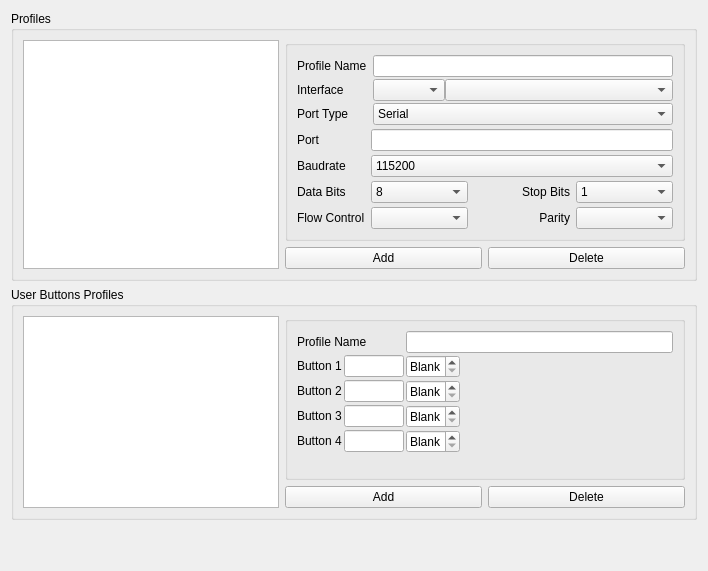
         <widget class="QWidget" name="rotsTab">
          <attribute name="title">
           <string>Rotators</string>
          </attribute>
          <layout class="QVBoxLayout" name="verticalLayout_11">
           <item>
            <widget class="QGroupBox" name="rotsProfileGroup_2">
             <property name="title">
              <string>Profiles</string>
             </property>
             <layout class="QGridLayout" name="gridLayout_5">
              <item row="1" column="1">
               <widget class="QPushButton" name="rotAddProfileButton">
                <property name="text">
                 <string>Add</string>
                </property>
               </widget>
              </item>
              <item row="1" column="2">
               <widget class="QPushButton" name="rotDelProfileButton">
                <property name="text">
                 <string>Delete</string>
                </property>
               </widget>
              </item>
              <item row="0" column="0" rowspan="2">
               <widget class="QListView" name="rotProfilesListView">
                <property name="focusPolicy">
                 <enum>Qt::NoFocus</enum>
                </property>
                <property name="contextMenuPolicy">
                 <enum>Qt::NoContextMenu</enum>
                </property>
                <property name="toolTip">
                 <string>List of all available Rigs</string>
                </property>
                <property name="editTriggers">
                 <set>QAbstractItemView::NoEditTriggers</set>
                </property>
               </widget>
              </item>
              <item row="0" column="1" colspan="2">
               <widget class="QGroupBox" name="rotProfileGroup">
                <property name="minimumSize">
                 <size>
                  <width>400</width>
                  <height>0</height>
                 </size>
                </property>
                <property name="title">
                 <string/>
                </property>
                <property name="flat">
                 <bool>false</bool>
                </property>
                <layout class="QFormLayout" name="formLayout_18">
                 <property name="horizontalSpacing">
                  <number>6</number>
                 </property>
                 <property name="verticalSpacing">
                  <number>2</number>
                 </property>
                 <item row="1" column="0">
                  <widget class="QLabel" name="rotProfileNameLabel">
                   <property name="text">
                    <string>Profile Name</string>
                   </property>
                  </widget>
                 </item>
                 <item row="1" column="1">
                  <widget class="QLineEdit" name="rotProfileNameEdit">
                   <property name="toolTip">
                    <string/>
                   </property>
                   <property name="maxLength">
                    <number>25</number>
                   </property>
                  </widget>
                 </item>
                 <item row="2" column="0">
                  <widget class="QLabel" name="rotInterfaceLabel">
                   <property name="text">
                    <string>Interface</string>
                   </property>
                  </widget>
                 </item>
                 <item row="2" column="1">
                  <layout class="QHBoxLayout" name="horizontalLayout_42">
                   <item>
                    <widget class="QComboBox" name="rotInterfaceCombo">
                     <property name="sizePolicy">
                      <sizepolicy hsizetype="Maximum" vsizetype="Fixed">
                       <horstretch>0</horstretch>
                       <verstretch>0</verstretch>
                      </sizepolicy>
                     </property>
                     <property name="sizeAdjustPolicy">
                      <enum>QComboBox::AdjustToContentsOnFirstShow</enum>
                     </property>
                    </widget>
                   </item>
                   <item>
                    <widget class="QComboBox" name="rotModelSelect"/>
                   </item>
                  </layout>
                 </item>
                 <item row="4" column="0">
                  <widget class="QLabel" name="rotPortTypeLabel">
                   <property name="text">
                    <string>Port Type</string>
                   </property>
                  </widget>
                 </item>
                 <item row="4" column="1">
                  <widget class="QComboBox" name="rotPortTypeCombo">
                   <item>
                    <property name="text">
                     <string>Serial</string>
                    </property>
                   </item>
                   <item>
                    <property name="text">
                     <string>Network</string>
                    </property>
                   </item>
                  </widget>
                 </item>
                 <item row="5" column="0" colspan="2">
                  <widget class="QStackedWidget" name="rotStackedWidget">
                   <property name="sizePolicy">
                    <sizepolicy hsizetype="Expanding" vsizetype="Expanding">
                     <horstretch>0</horstretch>
                     <verstretch>0</verstretch>
                    </sizepolicy>
                   </property>
                   <property name="frameShape">
                    <enum>QFrame::NoFrame</enum>
                   </property>
                   <property name="currentIndex">
                    <number>0</number>
                   </property>
                   <widget class="QWidget" name="rotSerialPage">
                    <layout class="QFormLayout" name="formLayout_19">
                     <property name="verticalSpacing">
                      <number>4</number>
                     </property>
                     <property name="leftMargin">
                      <number>0</number>
                     </property>
                     <property name="topMargin">
                      <number>2</number>
                     </property>
                     <property name="rightMargin">
                      <number>0</number>
                     </property>
                     <property name="bottomMargin">
                      <number>0</number>
                     </property>
                     <item row="0" column="0">
                      <widget class="QLabel" name="rotPortLabel">
                       <property name="text">
                        <string>Port</string>
                       </property>
                      </widget>
                     </item>
                     <item row="0" column="1">
                      <widget class="SerialPortEditLine" name="rotPortEdit">
                       <property name="toolTip">
                        <string>Use COMxx for Window or path to COM port under Unix-like OS</string>
                       </property>
                      </widget>
                     </item>
                     <item row="1" column="0">
                      <widget class="QLabel" name="rotBaudLabel">
                       <property name="text">
                        <string>Baudrate</string>
                       </property>
                      </widget>
                     </item>
                     <item row="1" column="1">
                      <widget class="QComboBox" name="rotBaudSelect">
                       <item>
                        <property name="text">
                         <string>115200</string>
                        </property>
                       </item>
                       <item>
                        <property name="text">
                         <string>57600</string>
                        </property>
                       </item>
                       <item>
                        <property name="text">
                         <string>38400</string>
                        </property>
                       </item>
                       <item>
                        <property name="text">
                         <string>19200</string>
                        </property>
                       </item>
                       <item>
                        <property name="text">
                         <string>9600</string>
                        </property>
                       </item>
                       <item>
                        <property name="text">
                         <string>4800</string>
                        </property>
                       </item>
                       <item>
                        <property name="text">
                         <string>2400</string>
                        </property>
                       </item>
                       <item>
                        <property name="text">
                         <string>1200</string>
                        </property>
                       </item>
                      </widget>
                     </item>
                     <item row="2" column="0">
                      <widget class="QLabel" name="rotDataBitsLabel">
                       <property name="text">
                        <string>Data Bits</string>
                       </property>
                      </widget>
                     </item>
                     <item row="4" column="0">
                      <widget class="QLabel" name="rotFlowControlLabel">
                       <property name="text">
                        <string>Flow Control</string>
                       </property>
                      </widget>
                     </item>
                     <item row="2" column="1">
                      <layout class="QHBoxLayout" name="horizontalLayout_29">
                       <property name="spacing">
                        <number>6</number>
                       </property>
                       <item>
                        <widget class="QComboBox" name="rotDataBitsSelect">
                         <item>
                          <property name="text">
                           <string>8</string>
                          </property>
                         </item>
                         <item>
                          <property name="text">
                           <string>7</string>
                          </property>
                         </item>
                         <item>
                          <property name="text">
                           <string>6</string>
                          </property>
                         </item>
                         <item>
                          <property name="text">
                           <string>5</string>
                          </property>
                         </item>
                        </widget>
                       </item>
                       <item>
                        <widget class="QLabel" name="rotStopBitsLabel">
                         <property name="text">
                          <string>Stop Bits</string>
                         </property>
                         <property name="alignment">
                          <set>Qt::AlignRight|Qt::AlignTrailing|Qt::AlignVCenter</set>
                         </property>
                        </widget>
                       </item>
                       <item>
                        <widget class="QComboBox" name="rotStopBitsSelect">
                         <item>
                          <property name="text">
                           <string>1</string>
                          </property>
                         </item>
                         <item>
                          <property name="text">
                           <string>2</string>
                          </property>
                         </item>
                        </widget>
                       </item>
                      </layout>
                     </item>
                     <item row="4" column="1">
                      <layout class="QHBoxLayout" name="horizontalLayout_30">
                       <property name="spacing">
                        <number>6</number>
                       </property>
                       <item>
                        <widget class="QComboBox" name="rotFlowControlSelect"/>
                       </item>
                       <item>
                        <widget class="QLabel" name="rotParityLabel">
                         <property name="text">
                          <string>Parity</string>
                         </property>
                         <property name="alignment">
                          <set>Qt::AlignRight|Qt::AlignTrailing|Qt::AlignVCenter</set>
                         </property>
                        </widget>
                       </item>
                       <item>
                        <widget class="QComboBox" name="rotParitySelect"/>
                       </item>
                      </layout>
                     </item>
                    </layout>
                   </widget>
                   <widget class="QWidget" name="rotNetworkPage">
                    <layout class="QFormLayout" name="formLayout_20">
                     <property name="verticalSpacing">
                      <number>2</number>
                     </property>
                     <property name="leftMargin">
                      <number>0</number>
                     </property>
                     <property name="topMargin">
                      <number>0</number>
                     </property>
                     <property name="rightMargin">
                      <number>0</number>
                     </property>
                     <property name="bottomMargin">
                      <number>0</number>
                     </property>
                     <item row="0" column="0">
                      <widget class="QLabel" name="rotHostNameLabel">
                       <property name="text">
                        <string>Host Name</string>
                       </property>
                      </widget>
                     </item>
                     <item row="0" column="1">
                      <layout class="QHBoxLayout" name="horizontalLayout_28">
                       <property name="spacing">
                        <number>8</number>
                       </property>
                       <item>
                        <widget class="QLineEdit" name="rotHostNameEdit"/>
                       </item>
                       <item>
                        <widget class="QLabel" name="rotNetPortLabel">
                         <property name="text">
                          <string>Port</string>
                         </property>
                         <property name="alignment">
                          <set>Qt::AlignRight|Qt::AlignTrailing|Qt::AlignVCenter</set>
                         </property>
                        </widget>
                       </item>
                       <item>
                        <widget class="QSpinBox" name="rotNetPortSpin">
                         <property name="toolTip">
                          <string/>
                         </property>
                         <property name="minimum">
                          <number>1</number>
                         </property>
                         <property name="maximum">
                          <number>65535</number>
                         </property>
                         <property name="value">
                          <number>4533</number>
                         </property>
                        </widget>
                       </item>
                      </layout>
                     </item>
                    </layout>
                   </widget>
                  </widget>
                 </item>
                </layout>
               </widget>
              </item>
             </layout>
            </widget>
           </item>
           <item>
            <widget class="QGroupBox" name="groupBox_2">
             <property name="title">
              <string>User Buttons Profiles</string>
             </property>
             <layout class="QGridLayout" name="gridLayout_10">
              <item row="0" column="0" rowspan="2">
               <widget class="QListView" name="rotUsrButtonListView">
                <property name="focusPolicy">
                 <enum>Qt::NoFocus</enum>
                </property>
                <property name="contextMenuPolicy">
                 <enum>Qt::NoContextMenu</enum>
                </property>
                <property name="toolTip">
                 <string>List of all available CW Shortcuts Profiles</string>
                </property>
                <property name="editTriggers">
                 <set>QAbstractItemView::NoEditTriggers</set>
                </property>
               </widget>
              </item>
              <item row="1" column="1">
               <widget class="QPushButton" name="rotUsrButtonAddProfileButton">
                <property name="text">
                 <string>Add</string>
                </property>
               </widget>
              </item>
              <item row="1" column="2">
               <widget class="QPushButton" name="rotUsrButtonDelProfileButton">
                <property name="text">
                 <string>Delete</string>
                </property>
               </widget>
              </item>
              <item row="0" column="1" colspan="2">
               <widget class="QGroupBox" name="rotUsrButtonGroup">
                <property name="minimumSize">
                 <size>
                  <width>400</width>
                  <height>0</height>
                 </size>
                </property>
                <property name="title">
                 <string/>
                </property>
                <layout class="QFormLayout" name="formLayout_25">
                 <property name="horizontalSpacing">
                  <number>2</number>
                 </property>
                 <property name="verticalSpacing">
                  <number>2</number>
                 </property>
                 <item row="0" column="0">
                  <widget class="QLabel" name="rotUsrButtonProfileNameLabel">
                   <property name="text">
                    <string>Profile Name</string>
                   </property>
                  </widget>
                 </item>
                 <item row="0" column="1">
                  <widget class="QLineEdit" name="rotUsrButtonProfileNameEdit">
                   <property name="maxLength">
                    <number>25</number>
                   </property>
                  </widget>
                 </item>
                 <item row="1" column="0">
                  <layout class="QHBoxLayout" name="horizontalLayout_15">
                   <property name="rightMargin">
                    <number>0</number>
                   </property>
                   <property name="bottomMargin">
                    <number>0</number>
                   </property>
                   <item>
                    <widget class="QLabel" name="rotUsrButton1Label">
                     <property name="text">
                      <string>Button 1</string>
                     </property>
                    </widget>
                   </item>
                   <item>
                    <widget class="QLineEdit" name="rotUsrButton1Edit">
                     <property name="sizePolicy">
                      <sizepolicy hsizetype="Maximum" vsizetype="Fixed">
                       <horstretch>0</horstretch>
                       <verstretch>0</verstretch>
                      </sizepolicy>
                     </property>
                     <property name="minimumSize">
                      <size>
                       <width>0</width>
                       <height>0</height>
                      </size>
                     </property>
                     <property name="maximumSize">
                      <size>
                       <width>60</width>
                       <height>16777215</height>
                      </size>
                     </property>
                     <property name="toolTip">
                      <string>Short Desciption of the Button (up to 7 chars)</string>
                     </property>
                     <property name="text">
                      <string/>
                     </property>
                     <property name="maxLength">
                      <number>7</number>
                     </property>
                     <property name="frame">
                      <bool>true</bool>
                     </property>
                    </widget>
                   </item>
                  </layout>
                 </item>
                 <item row="2" column="0">
                  <layout class="QHBoxLayout" name="horizontalLayout_16">
                   <property name="rightMargin">
                    <number>0</number>
                   </property>
                   <property name="bottomMargin">
                    <number>0</number>
                   </property>
                   <item>
                    <widget class="QLabel" name="rotUsrButton2Label">
                     <property name="text">
                      <string>Button 2</string>
                     </property>
                    </widget>
                   </item>
                   <item>
                    <widget class="QLineEdit" name="rotUsrButton2Edit">
                     <property name="sizePolicy">
                      <sizepolicy hsizetype="Maximum" vsizetype="Fixed">
                       <horstretch>0</horstretch>
                       <verstretch>0</verstretch>
                      </sizepolicy>
                     </property>
                     <property name="maximumSize">
                      <size>
                       <width>60</width>
                       <height>16777215</height>
                      </size>
                     </property>
                     <property name="toolTip">
                      <string>Short Desciption of the Button (up to 7 chars)</string>
                     </property>
                     <property name="maxLength">
                      <number>5</number>
                     </property>
                    </widget>
                   </item>
                  </layout>
                 </item>
                 <item row="3" column="0">
                  <layout class="QHBoxLayout" name="horizontalLayout_24">
                   <property name="rightMargin">
                    <number>0</number>
                   </property>
                   <property name="bottomMargin">
                    <number>0</number>
                   </property>
                   <item>
                    <widget class="QLabel" name="rotUsrButton3Label">
                     <property name="text">
                      <string>Button 3</string>
                     </property>
                    </widget>
                   </item>
                   <item>
                    <widget class="QLineEdit" name="rotUsrButton3Edit">
                     <property name="maximumSize">
                      <size>
                       <width>60</width>
                       <height>16777215</height>
                      </size>
                     </property>
                     <property name="toolTip">
                      <string>Short Desciption of the Button (up to 7 chars)</string>
                     </property>
                     <property name="maxLength">
                      <number>5</number>
                     </property>
                    </widget>
                   </item>
                  </layout>
                 </item>
                 <item row="4" column="0">
                  <layout class="QHBoxLayout" name="horizontalLayout_25">
                   <property name="rightMargin">
                    <number>0</number>
                   </property>
                   <property name="bottomMargin">
                    <number>0</number>
                   </property>
                   <item>
                    <widget class="QLabel" name="rotUsrButton4Label">
                     <property name="text">
                      <string>Button 4</string>
                     </property>
                    </widget>
                   </item>
                   <item>
                    <widget class="QLineEdit" name="rotUsrButton4Edit">
                     <property name="maximumSize">
                      <size>
                       <width>60</width>
                       <height>16777215</height>
                      </size>
                     </property>
                     <property name="toolTip">
                      <string>Short Desciption of the Button (up to 7 chars)</string>
                     </property>
                     <property name="maxLength">
                      <number>5</number>
                     </property>
                    </widget>
                   </item>
                  </layout>
                 </item>
                 <item row="1" column="1">
                  <widget class="QSpinBox" name="rotUsrButtonSpinBox1">
                   <property name="sizePolicy">
                    <sizepolicy hsizetype="Maximum" vsizetype="Fixed">
                     <horstretch>0</horstretch>
                     <verstretch>0</verstretch>
                    </sizepolicy>
                   </property>
                   <property name="specialValueText">
                    <string>Blank</string>
                   </property>
                   <property name="suffix">
                    <string>°</string>
                   </property>
                   <property name="minimum">
                    <number>-1</number>
                   </property>
                   <property name="maximum">
                    <number>359</number>
                   </property>
                   <property name="value">
                    <number>-1</number>
                   </property>
                  </widget>
                 </item>
                 <item row="2" column="1">
                  <widget class="QSpinBox" name="rotUsrButtonSpinBox2">
                   <property name="sizePolicy">
                    <sizepolicy hsizetype="Maximum" vsizetype="Fixed">
                     <horstretch>0</horstretch>
                     <verstretch>0</verstretch>
                    </sizepolicy>
                   </property>
                   <property name="specialValueText">
                    <string>Blank</string>
                   </property>
                   <property name="suffix">
                    <string>°</string>
                   </property>
                   <property name="minimum">
                    <number>-1</number>
                   </property>
                   <property name="maximum">
                    <number>359</number>
                   </property>
                   <property name="value">
                    <number>-1</number>
                   </property>
                  </widget>
                 </item>
                 <item row="3" column="1">
                  <widget class="QSpinBox" name="rotUsrButtonSpinBox3">
                   <property name="sizePolicy">
                    <sizepolicy hsizetype="Maximum" vsizetype="Fixed">
                     <horstretch>0</horstretch>
                     <verstretch>0</verstretch>
                    </sizepolicy>
                   </property>
                   <property name="specialValueText">
                    <string>Blank</string>
                   </property>
                   <property name="suffix">
                    <string>°</string>
                   </property>
                   <property name="minimum">
                    <number>-1</number>
                   </property>
                   <property name="maximum">
                    <number>359</number>
                   </property>
                   <property name="value">
                    <number>-1</number>
                   </property>
                  </widget>
                 </item>
                 <item row="4" column="1">
                  <widget class="QSpinBox" name="rotUsrButtonSpinBox4">
                   <property name="sizePolicy">
                    <sizepolicy hsizetype="Maximum" vsizetype="Fixed">
                     <horstretch>0</horstretch>
                     <verstretch>0</verstretch>
                    </sizepolicy>
                   </property>
                   <property name="specialValueText">
                    <string>Blank</string>
                   </property>
                   <property name="suffix">
                    <string>°</string>
                   </property>
                   <property name="minimum">
                    <number>-1</number>
                   </property>
                   <property name="maximum">
                    <number>359</number>
                   </property>
                   <property name="singleStep">
                    <number>1</number>
                   </property>
                   <property name="value">
                    <number>-1</number>
                   </property>
                  </widget>
                 </item>
                </layout>
               </widget>
              </item>
             </layout>
            </widget>
           </item>
           <item>
            <spacer name="verticalSpacer_7">
             <property name="orientation">
              <enum>Qt::Vertical</enum>
             </property>
             <property name="sizeHint" stdset="0">
              <size>
               <width>20</width>
               <height>40</height>
              </size>
             </property>
            </spacer>
           </item>
          </layout>
         </widget>
